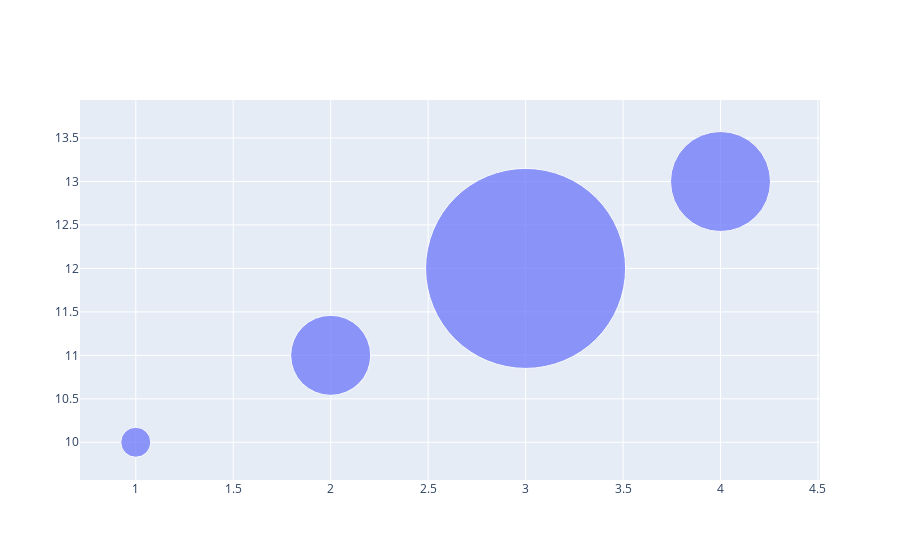

This figure's notebook cell:
### Markdown cell above
# Bublinový graf
Bublinové grafy rozširujú scatter ploty tým, že veľkosť bubliny reprezentuje ďalšiu dimenziu dát

### Code cell
import plotly.graph_objects as go

# Dáta
x = [1, 2, 3, 4]
y = [10, 11, 12, 13]
size = [30, 80, 200, 100]

# Vytvorenie bublinového grafu
fig = go.Figure(data=[go.Scatter(x=x, y=y, mode='markers', marker=dict(size=size))])

# Zobrazenie grafu
fig.show()

### Figure 1 — Plotly figure (JSON) as saved in the notebook; plotly's stock layout.template omitted (floating-point values rounded to 4 significant figures)
{"data": [{"marker": {"size": [30, 80, 200, 100]}, "mode": "markers", "x": [1, 2, 3, 4], "y": [10, 11, 12, 13], "type": "scatter"}], "layout": {}}
